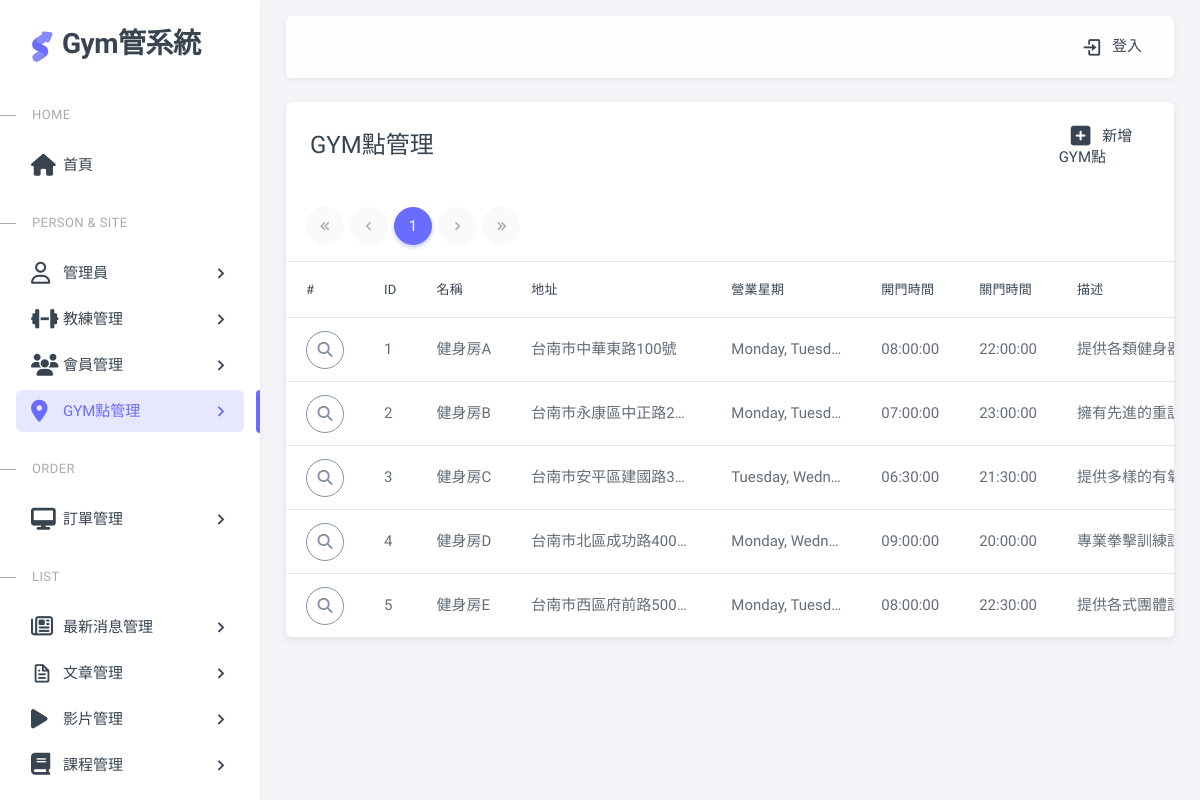
The app's page /pages/gymSite.php with its own data.
### tables this page shows
CREATE TABLE gyms (
  gym_id  SERIAL PRIMARY KEY,        
  name VARCHAR(255) NOT NULL,        
  address VARCHAR(255),            
  business_days TEXT,   
  opening_hours TIME,              
  closing_hours TIME,   
  description TEXT,   
  contact_info VARCHAR(50),               
  email VARCHAR(255),   
  manager VARCHAR(50),   
  image_url VARCHAR(255),   
  google_map_link VARCHAR(255),   
  created_at TIMESTAMP DEFAULT CURRENT_TIMESTAMP   
);

### pages/gymSite.php (the view, shortened to what this page needs)
<?php require __DIR__ . '/includes/init.php';?>
<?php
$perPage = 15;
$page = isset($_GET['page']) ? intval($_GET['page']) : 1;
$t_sql = "SELECT count(*) FROM gyms";
$totalRows = $pdo->query($t_sql)->fetch(PDO::FETCH_NUM)[0];
if($totalRows>0){
   $sql = sprintf("SELECT * FROM gyms
  LIMIT %s, %s",
  ($page -1) * $perPage,
  $perPage);
  $rows = $pdo->query($sql)->fetchAll();
}
$totalPages = ceil($totalRows/$perPage);
?>
<?php include __DIR__ . '/includes/html-header.php'; ?>
<?php include __DIR__ . '/includes/html-sidebar.php'; ?>
<?php include __DIR__ . '/includes/html-layout-navbar.php'; ?>
<?php include __DIR__ . '/includes/html-content wrapper-start.php'; ?>
<div class="card">
  <div class="row">
    <div class="col-10">
      <h4 class="card-header">GYM點管理</h4>
    </div>
    <div class="col-2 card-header d-flex align-items-center justify-content-center">
      <a href="gymSite-add.php" class="nav-link">
        <span class="d-none d-sm-block">
        <i class="fa-solid fa-square-plus fa-xl mx-3"></i>新增GYM點</span>
      </a>
    </div>
  </div>
    <div class="row">
      <div class="col-lg-12 mx-5">
        <div class="demo-inline-spacing">
          <nav aria-label="Page navigation ">
            <ul class="pagination">
              <li class="page-item first" <?=$page==1?'disabled':''?> >
                <a class="page-link" href="?page=1"><i class="tf-icon bx bx-chevrons-left bx-sm"></i></a>
              </li>
              <li class="page-item prev <?=$page==1?'disabled':''?>">
                <a class="page-link" href="?page=<?=$page-1?>">
                  <i class="tf-icon bx bx-chevron-left bx-sm"></i>
                </a>
              </li>
              <?php for($i = 1; $i <= $totalPages; $i++):
                  $qs = array_filter($_GET);
                  $qs['page']= $i ?>
                <li class="page-item <?=$page == $i?'active':''?> ">
                  <a class="page-link" href="?<?=http_build_query($qs)?>"><?=$i?></a>
                </li>
              <?php endfor;?>
              <li class="page-item next <?=$page==$totalPages?'disabled':''?>" >
                <a class="page-link" href="?page=<?=$page+1?>"><i class="tf-icon bx bx-chevron-right bx-sm"></i></a>
              </li>
              <li class="page-item last" <?=$page==$totalPages?'disabled':''?>>
                <a class="page-link" href="?page=<?=$totalPages?>"><i class="tf-icon bx bx-chevrons-right bx-sm"></i></a>
              </li>
            </ul>
          </nav>
        </div>
      </div>
    </div>
  <div class="table-responsive text-nowrap">
    <table class="table table-hover">
      <thead>
        <tr>
          <th>#</th>
          <th>ID</th>
          <th>名稱</th>
          <th>地址</th>
          <th>營業星期</th>
          <th>開門時間</th>
          <th>關門時間</th>
          <th>描述</th>
        </tr>
      </thead>
      <tbody class="table-border-bottom-0">
        <?php foreach($rows as $v):?>
        <tr>
          <td><button type="button" class="btn rounded-pill btn-icon btn-outline-secondary" data-bs-toggle="modal"  data-bs-target="#exLargeModal" data-gym-id="<?=$v['gym_id']?>" id="viewBtn">
            <i class="fa-solid fa-magnifying-glass"></i>
          </button></td>
          <td><?=$v['gym_id']?></td>
          <td style="max-width: 120px" title="<?=$v['name']?>">
            <?=$v['name']?>
          </td>
          <td style="max-width: 200px" title="<?=htmlentities($v['address'])?>">
            <?=htmlentities($v['address'])?></td>
          <td style="max-width: 150px" title="<?=$v['business_days']?>">
            <?=$v['business_days']?>
          </td>
          <td style="max-width: 150px" title="<?=$v['opening_hours']?>">
            <?=$v['opening_hours']?></td>
          <td style="max-width: 150px" title="<?=$v['closing_hours']?>">
            <?=$v['closing_hours']?>
          </td>
          <td style="max-width: 300px" title="<?=htmlentities($v['description'])?>">
            <?=htmlentities($v['description'])?>
          </td>
        </tr>
        <?php endforeach;?>
      </tbody>
    </table>
  </div>
</div>
        </div>
<?php include __DIR__ . '/includes/html-content wrapper-end.php'; ?>
<?php include __DIR__ . '/includes/html-footer.php'; ?>

### assets/css/demo.css (style rules this page uses)
.demo-inline-spacing > * { margin: 1rem 0.375rem 0 0 !important; }

### pages/gymSite.php (style rules this page uses)
td { overflow: hidden; text-overflow: ellipsis; white-space: nowrap; }

### records on screen
gyms: gym_id "1", name "健身房A", address "台南市中華東路100號", business_days "Monday, Tuesd…", opening_hours "08:00:00", closing_hours "22:00:00", description "提供各類健身器材，適合健身初學者…"
gyms: gym_id "2", name "健身房B", address "台南市永康區中正路2…", business_days "Monday, Tuesd…", opening_hours "07:00:00", closing_hours "23:00:00", description "擁有先進的重訓設備及寬敞的游泳池…"
gyms: gym_id "3", name "健身房C", address "台南市安平區建國路3…", business_days "Tuesday, Wedn…", opening_hours "06:30:00", closing_hours "21:30:00", description "提供多樣的有氧運動課程及高效的跑…"
gyms: gym_id "4", name "健身房D", address "台南市北區成功路400號", business_days "Monday, Wedn…", opening_hours "09:00:00", closing_hours "20:00:00", description "專業拳擊訓練課程、自由重訓區，專…"
gyms: gym_id "5", name "健身房E", address "台南市西區府前路500號", business_days "Monday, Tuesd…", opening_hours "08:00:00", closing_hours "22:30:00", description "提供各式團體課程及無氧設備，讓您…"
